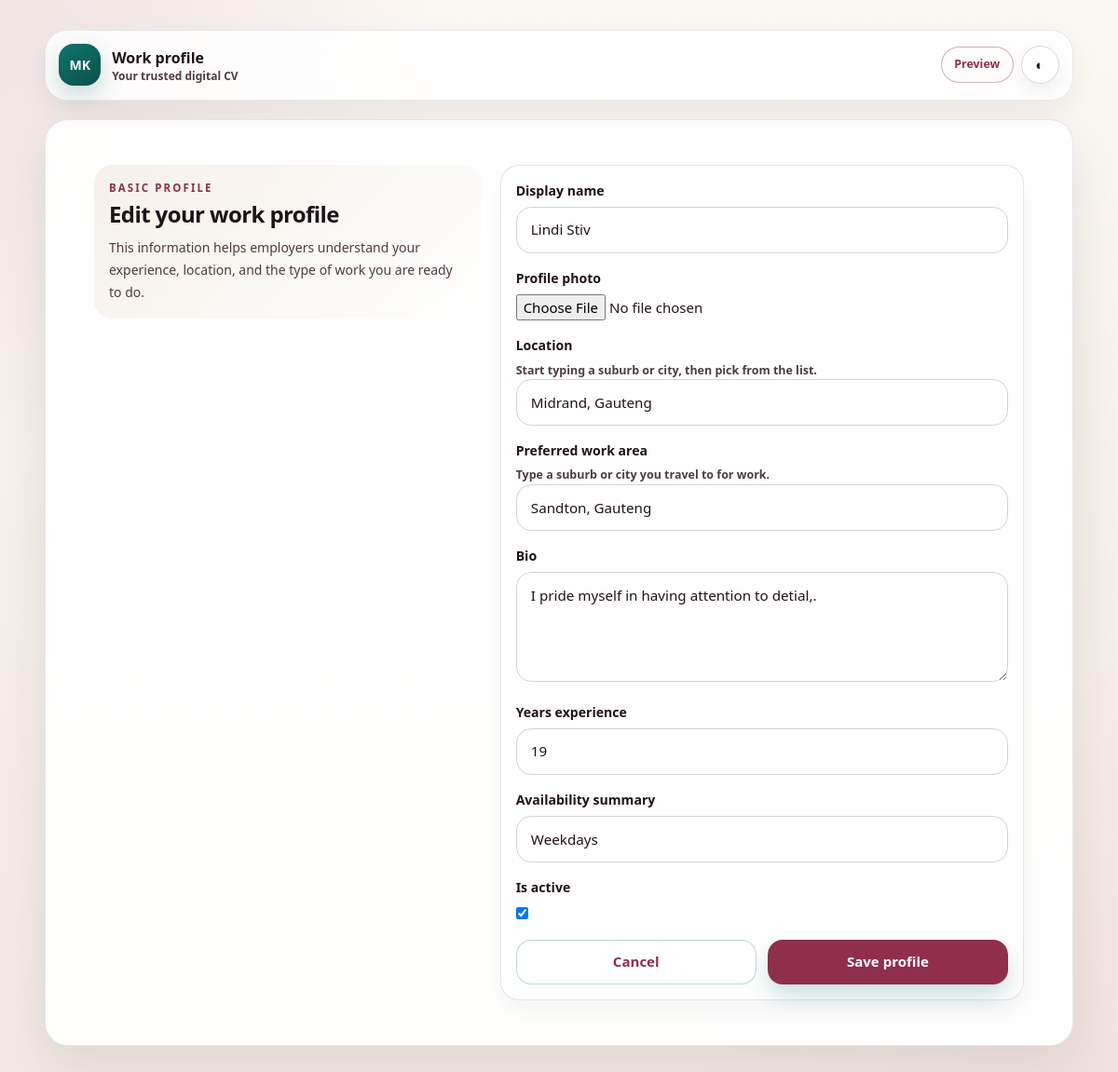
The page /helpers/profile/edit/ (signed in) on the database its author committed.
### helpers/models.py (models this page shows, shortened)
class HelperProfile(models.Model):
    class TrustStatus(models.TextChoices):
        NEW = "NEW", "New"
        PROFILE_STARTED = "PROFILE_STARTED", "Profile started"
        READY_FOR_REVIEW = "READY_FOR_REVIEW", "Ready for review"
        VERIFIED = "VERIFIED", "Verified"
        SUSPENDED = "SUSPENDED", "Suspended"
    user = models.OneToOneField(settings.AUTH_USER_MODEL, on_delete=models.CASCADE, related_name="helper_profile")
    display_name = models.CharField(max_length=120, blank=True)
    profile_photo = models.FileField(upload_to="helpers/profile_photos/", blank=True, null=True)
    location = models.CharField(max_length=255, blank=True)
    location_locality = models.ForeignKey(
        "locations.Locality",
        on_delete=models.SET_NULL,
        null=True,
        blank=True,
        related_name="helper_profiles",
    )
    preferred_work_area = models.CharField(max_length=255, blank=True)
    preferred_work_area_locality = models.ForeignKey(
        "locations.Locality",
        on_delete=models.SET_NULL,
        null=True,
        blank=True,
        related_name="helper_work_area_profiles",
    )
    bio = models.TextField(blank=True)
    years_experience = models.PositiveSmallIntegerField(default=0)
    availability_summary = models.CharField(max_length=255, blank=True)
    is_active = models.BooleanField(default=True)
    is_profile_complete = models.BooleanField(default=False)
    is_verified = models.BooleanField(default=False)
    trust_status = models.CharField(max_length=24, choices=TrustStatus.choices, default=TrustStatus.NEW)
    profile_completion_percent = models.PositiveSmallIntegerField(default=0)
    average_rating = models.DecimalField(max_digits=3, decimal_places=2, default=0)
    completed_jobs = models.PositiveIntegerField(default=0)
    created_at = models.DateTimeField(auto_now_add=True)
    updated_at = models.DateTimeField(auto_now=True)
    class Meta:
        indexes = [
            models.Index(fields=["is_active", "is_profile_complete"]),
            models.Index(fields=["trust_status"]),
            models.Index(fields=["location"]),
        ]

### helpers/views.py (the view)
# urls.py: path("profile/edit/", views.profile_edit, name="profile_edit"),
@login_required
@require_http_methods(["GET", "POST"])
def profile_edit(request):
    guard = _helper_access_guard(request)
    if guard:
        return guard
    profile = get_or_create_helper_profile_for_user(request.user)
    form = HelperProfileForm(request.POST or None, request.FILES or None, instance=profile)
    if request.method == "POST" and form.is_valid():
        profile = form.save()
        refresh_helper_profile_state(profile)
        messages.success(request, "Profile updated.")
        return redirect("helpers:profile_detail")
    return render(request, "helpers/profile_edit.html", {"form": form, "profile": profile})

### accounts/models.py (called while the page is built)
    @property
    def is_helper(self):
        return self.role == self.Role.HELPER

### helpers/services/helper_profile_service.py (called while the page is built)
def get_or_create_helper_profile_for_user(user):
    if not getattr(user, "is_helper", False):
        raise ValidationError("Only helper users can have helper profiles.")
    profile = HelperProfile.objects.filter(user=user).first()
    if profile:
        return profile
    return create_or_update_helper_profile_from_onboarding(user)

### helpers/views.py (called while the page is built)
def _helper_access_guard(request):
    if not request.user.is_authenticated:
        return redirect("accounts:login")
    if not getattr(request.user, "is_helper", False):
        return redirect("onboarding:start")
    if not request.user.is_onboarding_complete:
        return redirect("onboarding:start")
    return None

### locations/form_fields.py (called while the page is built, shortened)
def bind_locality_fields(form, *, query_field, id_field, instance=None, text_attr=None, fk_attr=None):
    locality = None
    if instance and fk_attr:
        locality = getattr(instance, fk_attr, None)
    if locality:
        form.initial[id_field] = locality.pk
        form.initial[query_field] = locality.display_label
        return
    if instance and text_attr:
        stored = (getattr(instance, text_attr, None) or "").strip()
        if not stored:
            return
        locality = resolve_locality_from_stored_text(stored)
        if locality:
            form.initial[id_field] = locality.pk
            form.initial[query_field] = locality.display_label
        else:
            form.initial[query_field] = stored

def apply_locality_fallback_initial(
    form,
    *,
    query_field,
    id_field,
    source_locality=None,
    source_text="",
):
    if form.is_bound or form.initial.get(id_field):
        return

### locations/models.py (called while the page is built)
    @property
    def display_label(self):
        return f"{self.name}, {self.province}"

### locations/selectors.py (called while the page is built, shortened)
def resolve_locality_from_stored_text(stored):
    text = (stored or "").strip()
    if not text:
        return None
    locality = Locality.objects.filter(is_active=True, name__iexact=text).first()
    if locality:
        return locality

### helpers/templates/helpers/profile_edit.html (shortened to what this page needs)
{% extends "base/base_helpers.html" %}
{% block content %}
<section class="mk-form-shell">
  <div class="mk-form-intro">
    <p class="mk-eyebrow">Basic profile</p>
    <h1 class="mt-1 text-2xl font-bold tracking-tight text-slate-950 dark:text-white">Edit your work profile</h1>
    <p class="mt-2 text-sm leading-6 text-mk-muted dark:text-slate-400">This information helps employers understand your experience, location, and the type of work you are ready to do.</p>
  </div>
  <form method="post" enctype="multipart/form-data" class="mk-form-card">
    <div>
      <label class="mk-label" for="{{ form.display_name.id_for_label }}">{{ form.display_name.label }}</label>
      {{ form.display_name }}
    </div>
    <div>
      <label class="mk-label" for="{{ form.profile_photo.id_for_label }}">{{ form.profile_photo.label }}</label>
      {{ form.profile_photo }}
    </div>
    {% include "locations/includes/locality_field.html" with label="Location" help_text="Start typing a suburb or city, then pick from the list." query_field=form.location_query id_field=form.location_locality_id %}
    {% include "locations/includes/locality_field.html" with label="Preferred work area" help_text="Type a suburb or city you travel to for work." query_field=form.work_area_query id_field=form.work_area_locality_id %}
    <div>
      <label class="mk-label" for="{{ form.bio.id_for_label }}">{{ form.bio.label }}</label>
      {{ form.bio }}
    </div>
    <div>
      <label class="mk-label" for="{{ form.years_experience.id_for_label }}">{{ form.years_experience.label }}</label>
      {{ form.years_experience }}
    </div>
    <div>
      <label class="mk-label" for="{{ form.availability_summary.id_for_label }}">{{ form.availability_summary.label }}</label>
      {{ form.availability_summary }}
    </div>
    <div>
      <label class="mk-label" for="{{ form.is_active.id_for_label }}">{{ form.is_active.label }}</label>
      {{ form.is_active }}
    </div>
    <div class="grid gap-3 sm:grid-cols-2">
      <a href="{% url 'helpers:profile_detail' %}" class="mk-btn-secondary text-center">Cancel</a>
      <button type="submit" class="mk-btn-primary w-full">Save profile</button>
    </div>
  </form>
</section>
{% endblock %}

### website/static/website/css/mk-tokens.css (style rules this page uses)
:root { --mk-maroon-soft: #F1ADC3; --mk-maroon-primary: #8F2F4D; --mk-maroon-deep: #5F1F34; --beige-50: #FBF8F4; --beige-100: #F2E9E2; --mk-surface: #FFFDFC; --mk-surface-soft: #FFFFFF; --mk-text: #1F1218; --mk-muted: #4F3A42; --mk-subtext: #5C4650; --mk-border: rgba(95, 31, 52, 0.12); --mk-layout-max: 88rem; --mk-layout-gutter: 1rem; --mk-shell-max: 105rem; --mk-primary: var(--mk-maroon-primary); --mk-primary-dark: var(--mk-maroon-deep); --mk-secondary: var(--beige-100); --mk-accent: var(--mk-maroon-soft); --mk-bg: var(--beige-50); --mk-success: #2D6A4F; --mk-warning: #B45309; --mk-danger: #B91C1C; --mk-ink: var(--mk-maroon-deep); --mk-nav-bg: rgba(251, 248, 244, 0.92); --mk-shadow-soft: 0 14px 34px rgba(95, 31, 52, 0.08); --mk-shadow-lift: 0 22px 56px rgba(95, 31, 52, 0.12); }

### website/static/website/css/mk-portal.css (style rules this page uses)
html[data-theme="light"] .dark\:text-white, html[data-theme="light"] .dark\:text-slate-100, html[data-theme="light"] .dark\:text-slate-200 { color: var(--mk-text) !important; }
html[data-theme="light"] .dark\:text-slate-300, html[data-theme="light"] .dark\:text-slate-400, html[data-theme="light"] .dark\:text-slate-500 { color: var(--mk-muted) !important; }
* { box-sizing: border-box; }
a { text-decoration: none; }
.mk-body { background: radial-gradient(circle at top left, color-mix(in srgb, var(--mk-maroon-primary) 10%, transparent), transparent 30rem), radial-gradient(circle at bottom right, color-mix(in srgb, var(--mk-maroon-soft) 12%, transparent), transparent 28rem), linear-gradient(180deg, var(--mk-bg) 0%, var(--beige-100) 100%); }
.mk-eyebrow, .mk-hero-kicker { font-size: 0.72rem; font-weight: 800; letter-spacing: 0.14em; text-transform: uppercase; color: var(--mk-primary); }
.mk-mini-link, .mk-btn-primary, .mk-btn-secondary, .mk-btn-ghost { min-height: 2.95rem; border-radius: 1rem; font-size: 0.88rem; font-weight: 800; }
.mk-btn-primary, .mk-btn-secondary, .mk-btn-ghost { display: inline-flex; align-items: center; justify-content: center; padding: 0.72rem 1rem; cursor: pointer; }
.mk-btn-primary { background: var(--mk-primary); color: #fff; border: 1px solid transparent; min-height: 48px; }
.mk-btn-secondary { background: var(--mk-surface); color: var(--mk-primary); border: 1px solid color-mix(in srgb, var(--mk-primary) 28%, var(--mk-border)); }

### website/static/website/css/public_app.css (style rules this page uses)
* { box-sizing: border-box; }
html { color-scheme: light; }
body { margin: 0; overflow-x: hidden; background: var(--mk-bg); color: var(--mk-text); font-size: 15px; font-feature-settings: "cv02", "cv03", "cv04", "cv11"; text-rendering: optimizeLegibility; }
a { color: inherit; text-decoration: none; }
.mk-muted, .text-mk-muted { color: var(--mk-muted); font-size: 0.8125rem; line-height: 1.5; }
html[data-theme="light"] label, html[data-theme="light"] .text-mk-text { color: var(--mk-text); }
html[data-theme="light"] .text-mk-muted, html[data-theme="light"] .mk-body-copy, html[data-theme="light"] .mk-muted { color: var(--mk-muted); }
.mk-btn-primary, .mk-btn-secondary, .mk-btn-dark, .mk-btn-ghost { display: inline-flex; align-items: center; justify-content: center; min-height: 48px; border-radius: 1rem; padding: 0.85rem 1.15rem; font-size: 0.9rem; font-weight: 800; line-height: 1.2rem; text-align: center; transition: transform 0.18s ease, background-color 0.18s ease, border-color 0.18s ease, color 0.18s ease, box-shadow 0.18s ease; }
.mk-btn-primary { background: var(--mk-primary); color: #fff; box-shadow: 0 12px 26px rgba(95, 31, 52, 0.22); }
.mk-btn-secondary { background: var(--mk-surface); color: var(--mk-primary); border: 1px solid color-mix(in srgb, var(--mk-primary) 32%, var(--mk-border)); }
.mk-input { width: 100%; border-radius: 1rem; border: 1px solid var(--mk-border); background: var(--mk-surface); padding: 0.95rem 1rem; font-size: 0.92rem; color: var(--mk-text); outline: none; transition: border-color 0.16s ease, box-shadow 0.16s ease, background-color 0.16s ease; }
.mk-input::placeholder { color: color-mix(in srgb, var(--mk-muted) 72%, transparent); }

### rows shown on the page
HelperProfile: display_name "Lindi Stiv", bio "I pride myself in having attention to detial,.", years_experience "19", availability_summary "Weekdays", is_active "☑"

### other values the page prints
{{ label }} "Location Preferred work area"
{{ help_text }} "Start typing a suburb or city, then pick from the list. Type a suburb or city you travel to for work."
